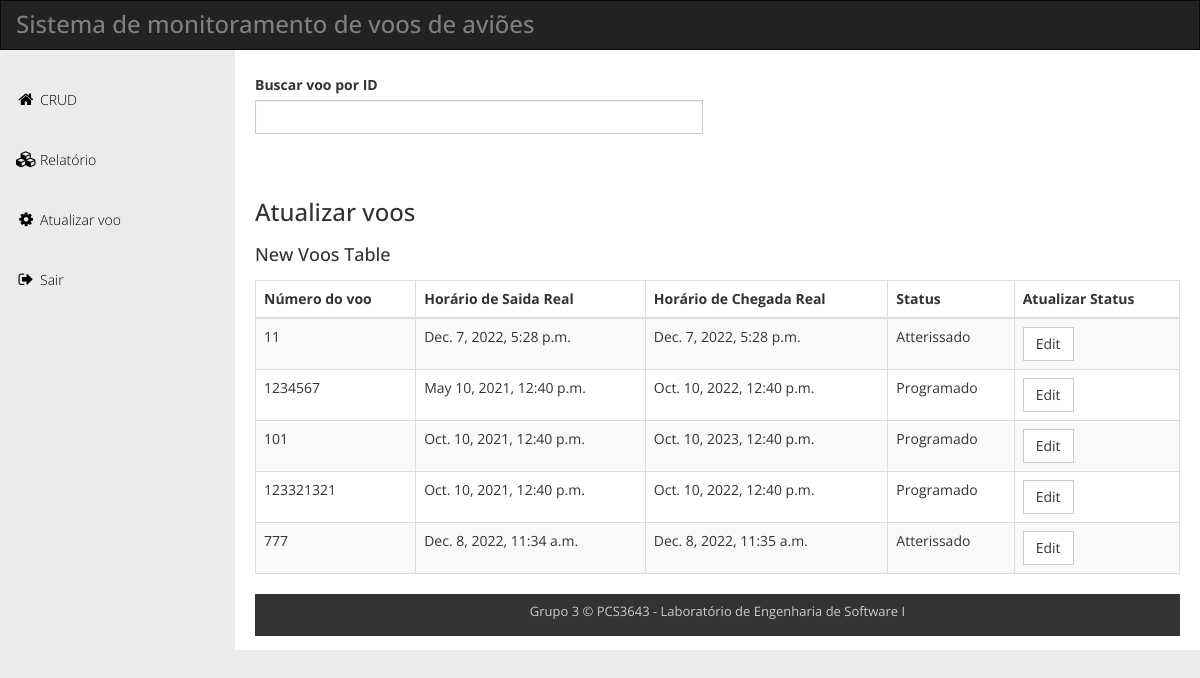
Page /atualizarvoo (signed in) on the committed database.
### book/models.py (models this page shows)
class VooReal(models.Model):
    departure_status_choices = [
        ('Programado', 'Programado'),
        ('Embarcando', 'Embarcando'),
        ('Cancelado', 'Cancelado'),
        ('Taxeando', 'Taxeando'),
        ('Pronto', 'Pronto'),
        ('Autorizado', 'Autorizado'),
        ('Em voo', 'Em voo'),
        ('Pousando', 'Pousando'),
        ('Atterissado', 'Atterissado'),]
    ID = models.IntegerField(primary_key=True)
    ID_VOO = models.ForeignKey(Voo, on_delete=models.CASCADE)
    DH_REAL_SAIDA = models.DateTimeField(null=True, blank=True,auto_now=False)
    DH_REAL_CHEGADA = models.DateTimeField(null=True, blank=True,auto_now=False   )
    NM_STATUS = models.CharField(max_length=50, null=False, choices=departure_status_choices, default='Programado')
    class Meta:
        db_table = 'VooReal'

class Voo(models.Model):
    ID = models.IntegerField(primary_key=True)
    DH_PREVISTO_SAIDA = models.DateTimeField(auto_now=False)
    DH_PREVISTO_CHEGADA = models.DateTimeField(auto_now=False)
    ID_VOO = models.CharField(max_length=12, null=False)
    NM_AEROPORTO_SAIDA = models.CharField(max_length=50, null=False)
    NM_AEROPORTO_CHEGADA = models.CharField(max_length=50, null=False)
    NM_COMPANHIA_AEREA = models.CharField(max_length=50, null=False)
    class Meta:
        db_table = 'Voo'

### book/views.py (the view)
# urls.py: path('atualizarvoo', views.updateflight, name='atualizarvoo'),
@login_required(login_url='/accounts/login')
@permission_required('book.access_atualizar', raise_exception= PermissionDenied)
def updateflight(request):
    voo = Voo.objects.values()
    vooReal =  list(VooReal.objects.select_related("ID_VOO").all())
    template = loader.get_template("updateflight.html")
    context = {'vooReal': vooReal,'voo': voo}
    return HttpResponse(template.render(context, request))

### template/updateflight.html (shortened to what this page needs)
{% load static %}
<!DOCTYPE html>
<html lang="en">
<head>
  <link rel="stylesheet" href="{% static 'css/bootstrap.min.css' %}">
  <link rel="stylesheet" href="{% static 'css/templatemo_main.css' %}">
</head>
<body>
  <div id="main-wrapper">
    <div class="navbar navbar-inverse" role="navigation">
      <div class="navbar-header">
        <div class="logo">
          <h1>Sistema de monitoramento de voos de aviões</h1>
        </div>
      </div>
    </div>
    <div class="template-page-wrapper">
      <div class="navbar-collapse collapse templatemo-sidebar">
        <ul class="templatemo-sidebar-menu">
          <li><a href="{% url 'crud' %}"><i class="fa fa-home"></i>CRUD</a></li>
          <li><a href="{% url 'relatorio' %}"><i class="fa fa-cubes"></i>Relatório</a></li>
          <li><a href="{% url 'atualizarvoo' %}"><i class="fa fa-cog"></i>Atualizar voo</a></li>
          <li><a href="{% url 'login' %}"><i class="fa fa-sign-out"></i>Sair</a></li>
        </ul>
      </div>
      <div class="templatemo-content-wrapper">
        <div class="templatemo-content">
          <div class="row">
            <div class="col-md-12">
              <form role="form" id="templatemo-preferences-form">
                <div class="row">
                  <div class="col-md-6 margin-bottom-15">
                    <label for="Id" class="control-label">Buscar voo por ID</label>
                    <input type="text" class="form-control" id="id" value="">
                  </div>
                </div>
            </div>
          </div>
          <h1>Atualizar voos</h1>
          <div class="row">
            <div class="col-md-12">
              <div class="table-responsive">
                <h4 class="margin-bottom-15">New Voos Table</h4>
                <table class="table table-striped table-hover table-bordered">
                  <thead>
                    <tr>
                      <th>Número do voo</th>
                      <th>Horário de Saida Real</th>
                      <th>Horário de Chegada Real</th>
                      <th>Status</th>
                      <th>Atualizar Status</th>
                    </tr>
                  </thead>
                  <tbody>
                    {% if perms.book.view_voo_atual %}
                        <ol>
                          {% for v in vooReal%}
                          <tr>
                            <td>{{v.ID_VOO.ID_VOO}}</td>
                            <td>{{v.DH_REAL_SAIDA}}</td>
                            <td>{{v.DH_REAL_CHEGADA}}</td>
                            <td>{{v.NM_STATUS}}</td>
                            <td>
                              {% if perms.book.edit_atual %}
                              <a href="{% url 'update_voo_real' v.ID %}" class="btn btn-default">Edit</a>
                              {% endif %}
                              {% endfor %}
                        </ol>
                        {% endif %}
                  </tbody>
                </table>
              </div>
              <footer class="templatemo-footer">
                <div class="templatemo-copyright">
                  <p>Grupo 3 &copy; PCS3643 - Laboratório de Engenharia de Software I
                  </p>
                </div>
              </footer>
            </div>
          </div>
</body>
</html>

### static/css/templatemo_main.css (style rules this page uses)
* { font-family: 'Open Sans', sans-serif; }
body { background-color: rgb(235, 235, 235); }
h1 { font-size: 24px; }
.logo { display: inline-block; }
.logo h1 { font-size: 24px; margin: 10px 15px; }
.templatemo-content-wrapper { float: left; width: 100%; }
.templatemo-content { margin-left: 235px; margin-top: 0px; min-height: 600px; padding: 25px 20px 0 20px; background-color: white; overflow-x: hidden; }
.templatemo-footer { clear: both; font-size: 13px; padding: 8px 0 5px 0; text-align: center; color: #ccc; background-color: #333; }
.margin-bottom-15 { margin-bottom: 15px; }
.navbar { margin-bottom: 0; border-radius: 0; }
.navbar-header { color: rgb(127, 127, 127); }
.templatemo-sidebar { padding: 0; margin-top: 20px; }
.templatemo-sidebar .templatemo-sidebar-menu { list-style: none; margin: 0; padding: 0; }
.templatemo-sidebar .templatemo-sidebar-menu>li { display: block; margin: 0; padding: 0; border: 0px; }
.templatemo-sidebar .templatemo-sidebar-menu>li>a { display: block; position: relative; margin: 0; border: 0px; padding: 20px 15px; text-decoration: none; font-size: 14px; font-weight: 300; }
.templatemo-sidebar-menu a { color: black; }
.templatemo-sidebar .templatemo-sidebar-menu>li>a>i { font-size: 16px; top: 2px; margin-top: 1px; margin-left: 1px; margin-right: 4px; display: inline-block; width: 1.25em; text-align: center; }
#templatemo-preferences-form { max-width: 960px; margin-bottom: 30px; }
.nav-pills>li>a, .nav-tabs>li>a, .alert, .progress, .panel, .btn, .panel-group .panel, .form-control, .modal-content, .breadcrumb { border-radius: 0; }
@media screen and (min-width: 992px) { .templatemo-sidebar { width: 235px; float: left; position: relative; margin-right: -100%; } }

### rows in the picture
VooReal: ID_VOO.ID_VOO "11", DH_REAL_SAIDA "Dec. 7, 2022, 5:28 p.m.", DH_REAL_CHEGADA "Dec. 7, 2022, 5:28 p.m.", NM_STATUS "Atterissado"
VooReal: ID_VOO.ID_VOO "1234567", DH_REAL_SAIDA "May 10, 2021, 12:40 p.m.", DH_REAL_CHEGADA "Oct. 10, 2022, 12:40 p.m.", NM_STATUS "Programado"
VooReal: ID_VOO.ID_VOO "101", DH_REAL_SAIDA "Oct. 10, 2021, 12:40 p.m.", DH_REAL_CHEGADA "Oct. 10, 2023, 12:40 p.m.", NM_STATUS "Programado"
VooReal: ID_VOO.ID_VOO "123321321", DH_REAL_SAIDA "Oct. 10, 2021, 12:40 p.m.", DH_REAL_CHEGADA "Oct. 10, 2022, 12:40 p.m.", NM_STATUS "Programado"
VooReal: ID_VOO.ID_VOO "777", DH_REAL_SAIDA "Dec. 8, 2022, 11:34 a.m.", DH_REAL_CHEGADA "Dec. 8, 2022, 11:35 a.m.", NM_STATUS "Atterissado"
